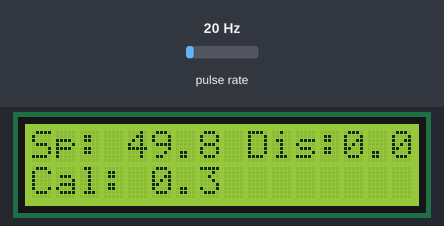
The sketch below on a simulated Arduino Uno, built with avr-gcc and run on an emulated ATmega328P. Parts: 16×2 character LCD. Wiring (inferred from the names in the program): pulse sensor: data pin 2. Inputs (shaded band) come from the test bench; at power-on: pulse rate 20 Hz.

Above: at 4.2 s.
4.3 s: pulse rate (sensor on pin 2) set to 4 Hz
At 6.4 s:
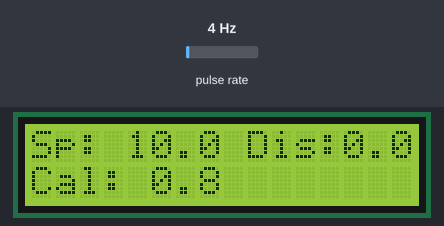
6.5 s: pulse rate (sensor on pin 2) set to 0 Hz
At 7.6 s:
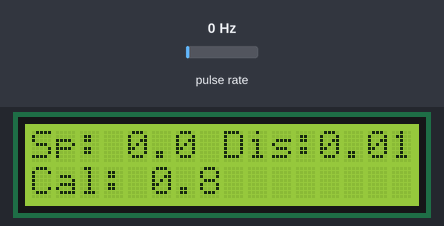
8.5 s: pulse rate (sensor on pin 2) set to 150 Hz
At 13.1 s:
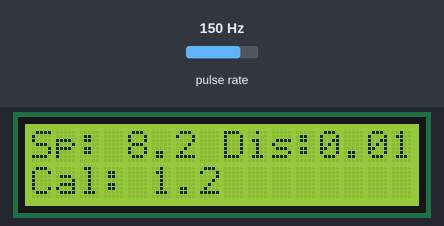
Timing chart, 0 to 14.6 s (numbered marks = the images above; inputs shaded):
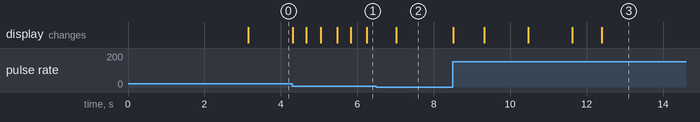

The sketch:

FitRie.ino
```cpp
#include <Wire.h>
#include <hd44780.h>
#include <hd44780ioClass/hd44780_I2Cexp.h>
#include <SoftwareSerial.h>

// ================= LCD =================
hd44780_I2Cexp lcd(0x27);

// ================= BLUETOOTH =================
SoftwareSerial BT(8, 9);

// ================= SENSOR =================
const int hallPin = 2;
const int numMagnets = 3;
float radius = 0.33;   // ✅ UPDATED (wheel radius)

// ================= USER PARAM =================
float weight = 76.5;   // DEFAULT WEIGHT

// ================= VARIABLES =================
volatile unsigned long lastPulseTime = 0;
volatile unsigned long deltaT = 0;
volatile bool newPulse = false;

float totalDistance = 0.0;
float speed = 0.0;

// Filtering
const int windowSize = 5;
float speedBuffer[windowSize] = {0};
int bufferIndex = 0;
int validCount = 0;

// Timing
unsigned long lastDisplayTime = 0;
unsigned long lastCalorieTime = 0;

const unsigned long displayInterval = 300;
const unsigned long calorieInterval = 1000;

// Debounce
const unsigned long minInterval = 800;

// Calories
float calories = 0.0;

// ================= INTERRUPT =================
void handlePulse() {
  unsigned long now = micros();

  if (lastPulseTime > 0) {
    unsigned long interval = now - lastPulseTime;

    if (interval > minInterval) {
      deltaT = interval;
      newPulse = true;
    }
  }

  lastPulseTime = now;
}

// ================= SETUP =================
void setup() {
  pinMode(hallPin, INPUT_PULLUP);
  attachInterrupt(digitalPinToInterrupt(hallPin), handlePulse, FALLING);

  lcd.begin(16, 2);
  lcd.backlight();

  BT.begin(9600);

  lcd.setCursor(0, 0);
  lcd.print(" Have A Nice Day ");
  lcd.setCursor(0, 1);
  lcd.print("     Buddy :)  ");
  delay(3000);
  lcd.clear();
}

// ================= LOOP =================
void loop() {

  static unsigned long lastDeltaT = 0;

  unsigned long localDeltaT;
  bool pulseDetected;

  noInterrupts();
  localDeltaT = deltaT;
  pulseDetected = newPulse;
  newPulse = false;
  interrupts();

  // ===== SPEED + DISTANCE =====
  if (pulseDetected && localDeltaT > 0) {

    float timeSec = localDeltaT / 1e6;
    float distancePerPulse = (2 * PI * radius) / numMagnets;

    float newSpeed = distancePerPulse / timeSec;

    if (newSpeed > 0.05 && newSpeed < 30.0) {

      totalDistance += distancePerPulse;

      speedBuffer[bufferIndex] = newSpeed;
      bufferIndex = (bufferIndex + 1) % windowSize;

      if (validCount < windowSize) validCount++;

      float sum = 0;
      for (int i = 0; i < validCount; i++) {
        sum += speedBuffer[i];
      }

      speed = sum / validCount;
      lastDeltaT = localDeltaT;
    }
  }

  // ===== ZERO SPEED =====
  if (lastDeltaT > 0) {
    if ((micros() - lastPulseTime) > 2 * lastDeltaT) {
      speed = 0.0;
    }
  }

  float speedKmh = speed * 3.6;
  float distanceKm = totalDistance / 1000.0;

  // ===== MET =====
  float MET = 0.0;

  if (speedKmh > 1 && speedKmh <= 10) MET = 4.0;
  else if (speedKmh <= 15) MET = 6.0;
  else if (speedKmh <= 20) MET = 8.0;
  else if (speedKmh <= 25) MET = 10.0;
  else if (speedKmh > 25) MET = 12.0;

  // ===== CALORIES =====
  if (millis() - lastCalorieTime > calorieInterval) {

    if (speedKmh > 1.0) {
      float kcal_per_sec = (MET * weight * 3.5) / 200.0 / 60.0;
      calories += kcal_per_sec;
    }

    lastCalorieTime = millis();
  }

  // ===== LCD =====
  if (millis() - lastDisplayTime > displayInterval) {

    lcd.setCursor(0, 0);
    lcd.print("Sp: ");
    lcd.print(speedKmh, 1);
    lcd.print(" Dis:");
    lcd.print(distanceKm, 2);

    lcd.setCursor(0, 1);
    lcd.print("Cal: ");
    lcd.print(calories, 1);
    lcd.print("      ");

    lastDisplayTime = millis();
  }

  // ===== BLUETOOTH =====
  BT.print(speedKmh, 2);
  BT.print(",");
  BT.print(distanceKm, 3);
  BT.print(",");
  BT.print(calories, 2);
  BT.print(";");

  delay(100);
}
```

Measured:
- after the input at 6.5 s, the display: changes after 0.52 s (image 2)
- after the input at 8.5 s, the display: first changes at once (image 3 shows a later state)
